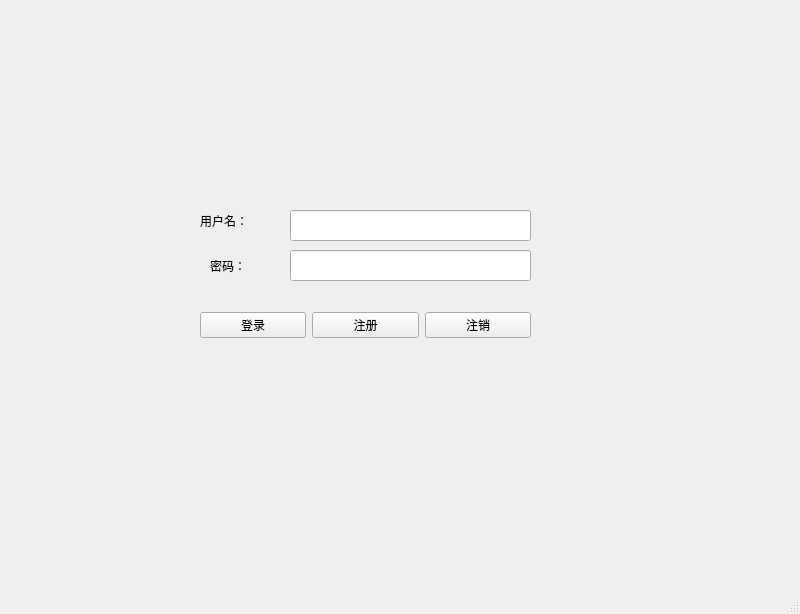
<?xml version="1.0" encoding="UTF-8"?>
<ui version="4.0">
 <class>TcpClient</class>
 <widget class="QMainWindow" name="TcpClient">
  <property name="geometry">
   <rect>
    <x>0</x>
    <y>0</y>
    <width>800</width>
    <height>614</height>
   </rect>
  </property>
  <property name="windowTitle">
   <string>TcpClient</string>
  </property>
  <widget class="QWidget" name="centralwidget">
   <widget class="QLabel" name="label">
    <property name="geometry">
     <rect>
      <x>200</x>
      <y>210</y>
      <width>81</width>
      <height>21</height>
     </rect>
    </property>
    <property name="text">
     <string>用户名：</string>
    </property>
   </widget>
   <widget class="QLabel" name="label_2">
    <property name="geometry">
     <rect>
      <x>210</x>
      <y>250</y>
      <width>91</width>
      <height>31</height>
     </rect>
    </property>
    <property name="text">
     <string>密码：</string>
    </property>
   </widget>
   <widget class="QLineEdit" name="username">
    <property name="geometry">
     <rect>
      <x>290</x>
      <y>210</y>
      <width>241</width>
      <height>31</height>
     </rect>
    </property>
   </widget>
   <widget class="QLineEdit" name="password">
    <property name="geometry">
     <rect>
      <x>290</x>
      <y>250</y>
      <width>241</width>
      <height>31</height>
     </rect>
    </property>
    <property name="echoMode">
     <enum>QLineEdit::Password</enum>
    </property>
   </widget>
   <widget class="QWidget" name="layoutWidget">
    <property name="geometry">
     <rect>
      <x>200</x>
      <y>300</y>
      <width>331</width>
      <height>51</height>
     </rect>
    </property>
    <layout class="QHBoxLayout" name="horizontalLayout">
     <item>
      <widget class="QPushButton" name="login_pb">
       <property name="text">
        <string>登录</string>
       </property>
      </widget>
     </item>
     <item>
      <widget class="QPushButton" name="regist_pb">
       <property name="text">
        <string>注册</string>
       </property>
      </widget>
     </item>
     <item>
      <widget class="QPushButton" name="cancel_pb">
       <property name="text">
        <string>注销</string>
       </property>
      </widget>
     </item>
    </layout>
   </widget>
  </widget>
  <widget class="QMenuBar" name="menubar">
   <property name="geometry">
    <rect>
     <x>0</x>
     <y>0</y>
     <width>800</width>
     <height>23</height>
    </rect>
   </property>
  </widget>
  <widget class="QStatusBar" name="statusbar"/>
 </widget>
 <resources/>
 <connections/>
</ui>
